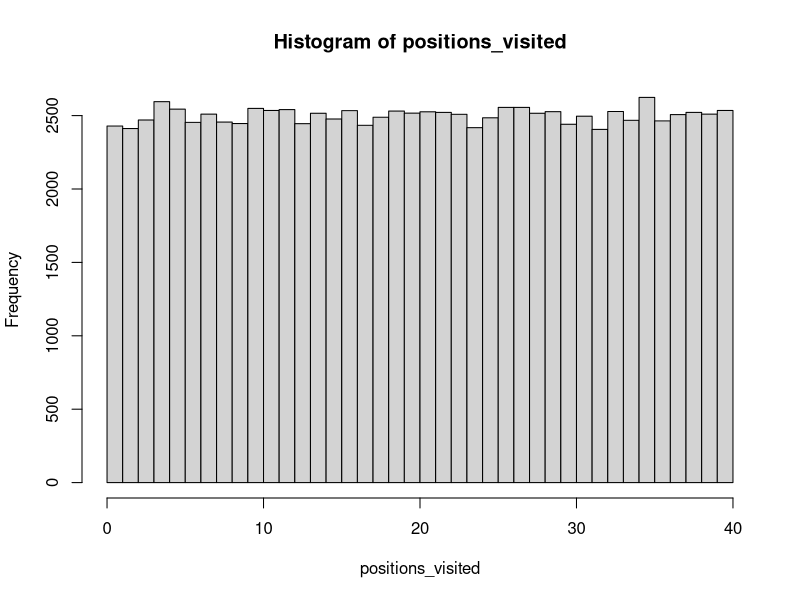
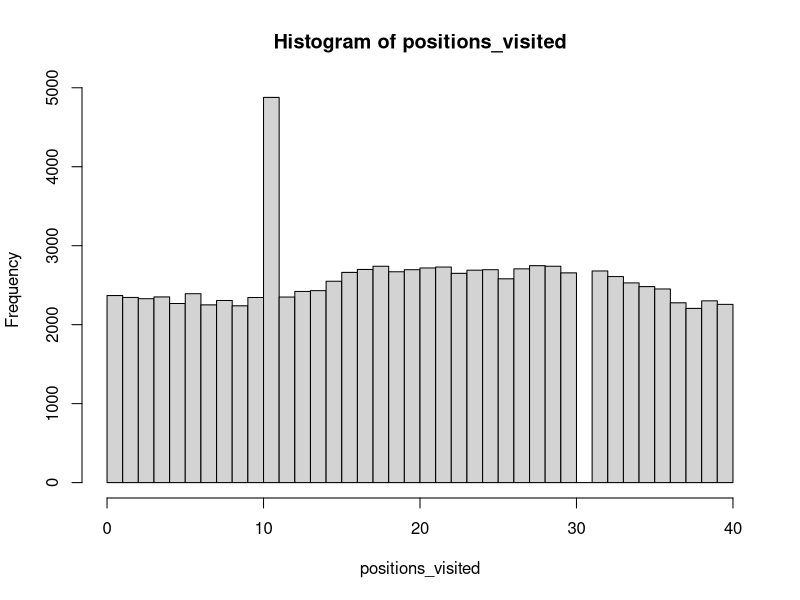

Reproduce these figures in R, in order.
## ---- chunk 1
num_turns <- 100000 # number of turns to take

current_board_position <- 0 # start on the GO space

move_size <- rep(0, num_turns)
positions_visited <- rep(0, num_turns)

# use a for loop to simulate a number of turns
for (turn in 1:num_turns) {

  # roll two dice
  die_values <- sample(c(1:6), 2, replace = TRUE)

  # move player position

  # number of positions to move
  plus_move <- sum(die_values)

  # compute new board position
  new_board_position <- current_board_position + plus_move

  # update board position (this corrects for the fact the board is circular)
  current_board_position <- (new_board_position %% 40)

  # store position visited
  positions_visited[turn] <- current_board_position

}

## ---- chunk 2
hist(positions_visited, breaks = seq(0, 40, len = 41), right = FALSE)
## ---- chunk 3
num_turns <- 100000 # number of turns to take

current_board_position <- 0 # start on the GO space
go_to_jail_position <- 30 # the go to jail space
jail_position <- 10 # jail space

move_size <- rep(0, num_turns)
positions_visited <- rep(0, num_turns)

# use a for loop to simulate a number of turns
for (turn in 1:num_turns) {

  # roll two dice
  die_values <- sample(c(1:6), 2, replace = TRUE)

  # move player position

  # number of positions to move
  plus_move <- sum(die_values)

  # compute new board position
  new_board_position <- current_board_position + plus_move

  # if land on GO TO JAIL square, then go backwards to the JAIL square
  if (new_board_position == go_to_jail_position) {
    new_board_position <- jail_position
  }

  # update board position (this corrects for the fact the board is circular)
  current_board_position <- (new_board_position %% 40)

  # store position visited
  positions_visited[turn] <- current_board_position

}
## ---- chunk 4
hist(positions_visited, breaks = seq(0, 40, len = 41), right = FALSE)
